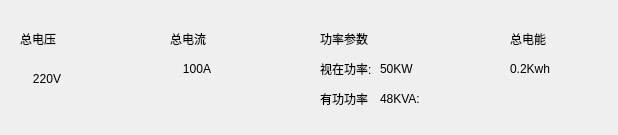
<?xml version="1.0" encoding="UTF-8"?>
<ui version="4.0">
 <class>LineTotalWid</class>
 <widget class="QWidget" name="LineTotalWid">
  <property name="geometry">
   <rect>
    <x>0</x>
    <y>0</y>
    <width>618</width>
    <height>135</height>
   </rect>
  </property>
  <property name="windowTitle">
   <string>Form</string>
  </property>
  <widget class="QLabel" name="tCurLab">
   <property name="geometry">
    <rect>
     <x>170</x>
     <y>60</y>
     <width>54</width>
     <height>18</height>
    </rect>
   </property>
   <property name="layoutDirection">
    <enum>Qt::LeftToRight</enum>
   </property>
   <property name="text">
    <string>100A</string>
   </property>
   <property name="alignment">
    <set>Qt::AlignCenter</set>
   </property>
  </widget>
  <widget class="QLabel" name="tVolLab">
   <property name="geometry">
    <rect>
     <x>20</x>
     <y>70</y>
     <width>54</width>
     <height>18</height>
    </rect>
   </property>
   <property name="text">
    <string>220V</string>
   </property>
   <property name="alignment">
    <set>Qt::AlignCenter</set>
   </property>
  </widget>
  <widget class="QLabel" name="tEleLab">
   <property name="geometry">
    <rect>
     <x>510</x>
     <y>60</y>
     <width>54</width>
     <height>18</height>
    </rect>
   </property>
   <property name="text">
    <string>0.2Kwh</string>
   </property>
  </widget>
  <widget class="QLabel" name="tPowLab">
   <property name="geometry">
    <rect>
     <x>380</x>
     <y>90</y>
     <width>54</width>
     <height>18</height>
    </rect>
   </property>
   <property name="text">
    <string>48KVA:</string>
   </property>
  </widget>
  <widget class="QLabel" name="tApPowLab">
   <property name="geometry">
    <rect>
     <x>380</x>
     <y>60</y>
     <width>54</width>
     <height>18</height>
    </rect>
   </property>
   <property name="text">
    <string>50KW</string>
   </property>
  </widget>
  <widget class="QLabel" name="label_9">
   <property name="geometry">
    <rect>
     <x>320</x>
     <y>60</y>
     <width>54</width>
     <height>18</height>
    </rect>
   </property>
   <property name="text">
    <string>视在功率:</string>
   </property>
  </widget>
  <widget class="QLabel" name="label_7">
   <property name="geometry">
    <rect>
     <x>320</x>
     <y>30</y>
     <width>54</width>
     <height>18</height>
    </rect>
   </property>
   <property name="text">
    <string>功率参数</string>
   </property>
  </widget>
  <widget class="QLabel" name="label_3">
   <property name="geometry">
    <rect>
     <x>20</x>
     <y>30</y>
     <width>54</width>
     <height>18</height>
    </rect>
   </property>
   <property name="text">
    <string>总电压</string>
   </property>
  </widget>
  <widget class="QLabel" name="label_8">
   <property name="geometry">
    <rect>
     <x>510</x>
     <y>30</y>
     <width>54</width>
     <height>18</height>
    </rect>
   </property>
   <property name="text">
    <string>总电能</string>
   </property>
  </widget>
  <widget class="QLabel" name="label_10">
   <property name="geometry">
    <rect>
     <x>320</x>
     <y>90</y>
     <width>54</width>
     <height>18</height>
    </rect>
   </property>
   <property name="text">
    <string>有功功率</string>
   </property>
  </widget>
  <widget class="QLabel" name="label_4">
   <property name="geometry">
    <rect>
     <x>170</x>
     <y>30</y>
     <width>54</width>
     <height>18</height>
    </rect>
   </property>
   <property name="text">
    <string>总电流</string>
   </property>
  </widget>
 </widget>
 <resources/>
 <connections/>
</ui>
